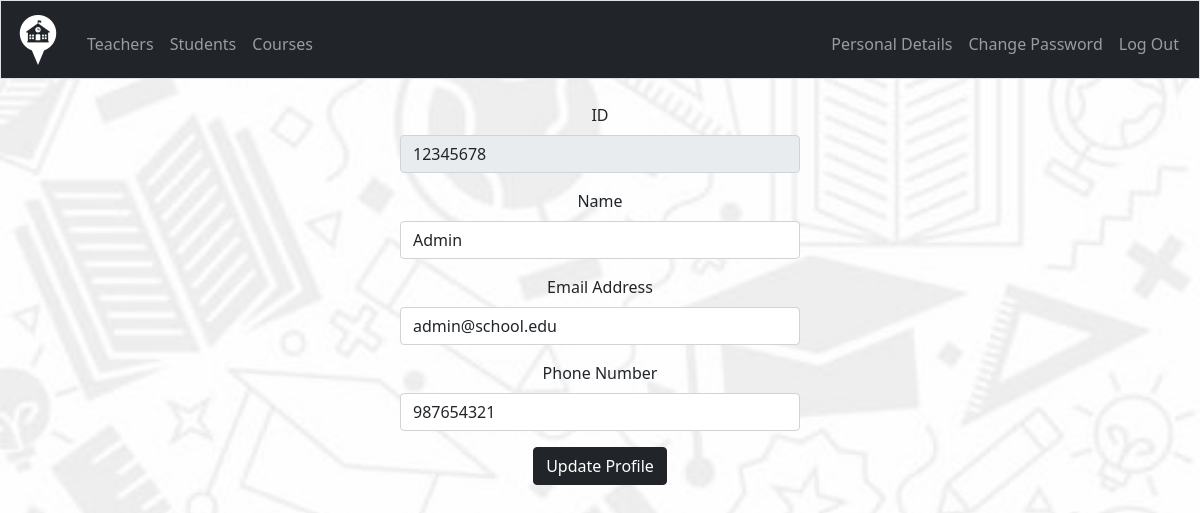
Screenshot of /user (signed in) with the database file from the repository.
### tables this page shows
CREATE TABLE 'user' (
    user_id INTEGER PRIMARY KEY NOT NULL,
    hash TEXT NOT NULL,
    mail TEXT,
    phone TEXT, 
    role TEXT CHECK( role IN ('Admin', 'Teacher') )
, 'name' TEXT);

### app.py (the view)
@app.route("/user", methods=["GET", "POST"])
@login_required
def user():
    details = db.execute("SELECT * FROM user WHERE user_id = ?", session["user_id"])
    user_details = details[0] if details else None
    if request.method == "POST":
        name = request.form.get("name")
        mail = request.form.get("mail")
        phone = request.form.get("phone")
        if not name:
            flash("Please enter a valid name.", "error")
        elif not mail:
            flash("Please enter a valid email address.", "error")
        elif not phone:
            flash("Please enter a valid phone number.", "error")
        else:
            db.execute(
                "UPDATE user SET mail = ?, phone = ?, name = ? WHERE user_id = ?",
                mail,
                phone,
                name,
                session["user_id"],
            )
        updated_details = db.execute(
            "SELECT * FROM user WHERE user_id = ?", session["user_id"]
        )
        updated_user_details = updated_details[0] if updated_details else None
        if check_password_hash(
            str(updated_user_details["hash"]), str(updated_user_details["user_id"])
        ):
            flash(
                "Your password is the same as your ID. Please change your password to a more secure one.",
                "error",
            )
            return render_template("password_change.html")
        else:
            flash("Your details were updated successfully.", "success")
            return render_template("user.html", user=updated_user_details)
    else:
        details = db.execute("SELECT * FROM user WHERE user_id = ?", session["user_id"])
        user_details = details[0] if details else None
        return render_template("user.html", user=user_details)

### app.py (called while the page is built)
@app.after_request
def after_request(response):
    response.headers["Cache-Control"] = "no-cache, no-store, must-revalidate"
    response.headers["Expires"] = 0
    response.headers["Pragma"] = "no-cache"
    return response

### helpers.py (called while the page is built)
def login_required(f):
    @wraps(f)
    def decorated_function(*args, **kwargs):
        if session.get("user_id") is None:
            return redirect("/login")
        return f(*args, **kwargs)
    return decorated_function

### templates/user.html (shortened to what this page needs)
{% extends "layout.html" %}
{% block main %}
<div class="narrow-form">
    <form action="/user" method="post">
        <div class="mb-3">
            <label for="user_id" class="form-label">ID</label>
            <input class="form-control" id="name" name="user_id" type="text" readonly value="{{ user.user_id }}">
        </div>
        <div class="mb-3">
            <label for="name" class="form-label">Name</label>
            <input class="form-control" id="name" name="name" placeholder="Your Name" type="text" required value="{{ user.name or placeholder }}">
        </div>
        <div class="mb-3">
            <label for="mail" class="form-label">Email Address</label>
            <input class="form-control" id="mail" name="mail" placeholder="Your Email" type="email" required value="{{ user.mail or placeholder }}">
        </div>
        <div class="mb-3">
            <label for="phone" class="form-label">Phone Number</label>
            <input class="form-control" id="phone" name="phone" placeholder="Your Phone Number" type="text" required value="{{ user.phone or placeholder }}">
        </div>
        <button class="btn btn-dark" type="submit">Update Profile</button>
    </form>
</div>
{% endblock %}

### static/styles.css (style rules this page uses)
.narrow-form { width: 400px; margin: 0 auto; }
body { background-image: url('/static/school.jpg'); background-size: cover; background-position: center; background-repeat: no-repeat; }

### rows the page displays
user: user_id "12345678", name "Admin", mail "admin@school.edu", phone "987654321"
